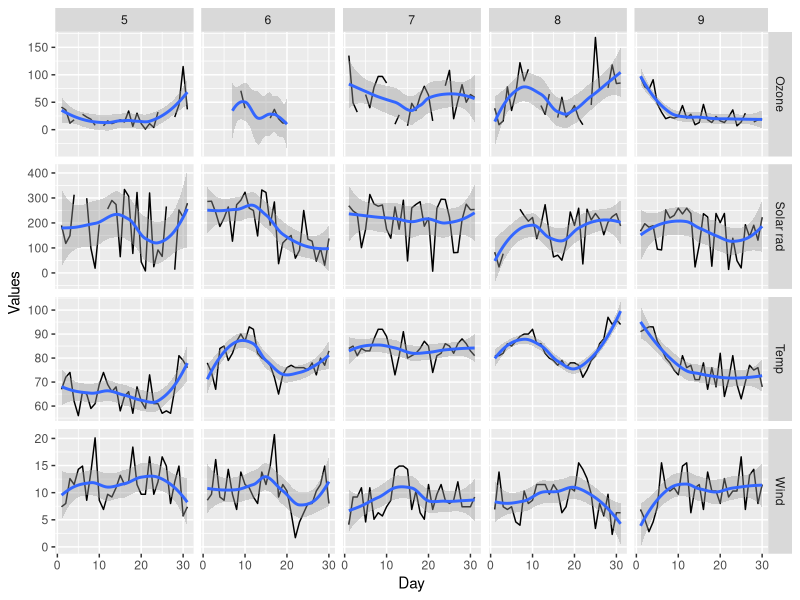

Generate this figure with R:





library(ggplot2)

use.data <- datasets::airquality
Values <- c(use.data$Ozone,use.data$Solar.R,use.data$Wind,use.data$Temp)
Month <- use.data$Month
Day <- use.data$Day
Parameter <- rep(c("Ozone","Solar rad","Wind","Temp"),each=nrow(use.data))
to.pl <- data.frame(Month,Day,Values,Parameter)

ggplot(to.pl,aes(Day,Values))+
  geom_line()+
  geom_smooth()+
  facet_grid(Parameter~Month,scale="free",space="free_x")






###################### END ###########################################################
